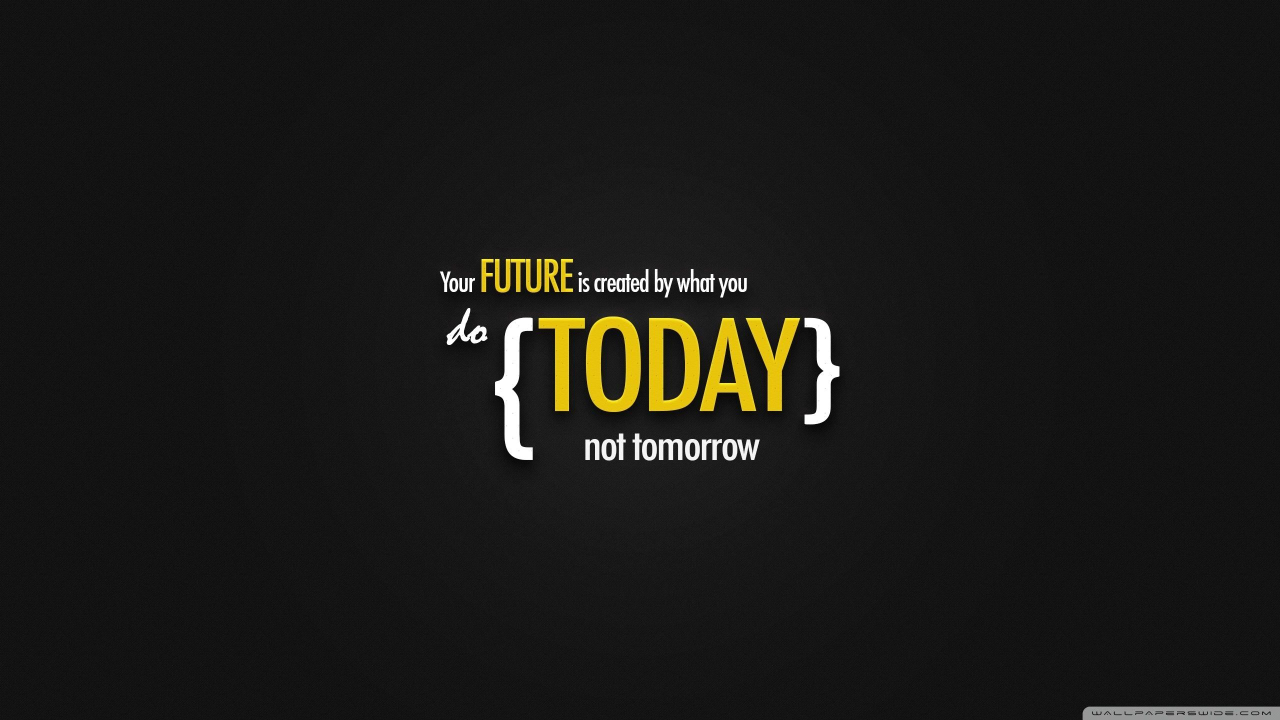
#> input picture input_images/wp9403718-4k-quotes-poster-wallpapers.jpg, 2560 x 1440 px (shown at 1/2 size); its folder holds only this picture in this run
$ python script.py
#> lines starting #> are read from the running program, lines starting #| are printed output that depends on the picture
import os
from PIL import Image

# === CONFIG ===
input_folder = "input_images"         # Folder with source images
output_folder = "output_images"       # Folder to save processed images
resize_to = (800, 600)                # Target size: (width, height)
output_format = "JPEG"                # Target format: "JPEG", "PNG", etc.
output_extension = ".jpg"             # Extension matching format

# Create output directory if it doesn't exist
os.makedirs(output_folder, exist_ok=True)

# Supported image types
valid_extensions = (".jpg", ".jpeg", ".png", ".bmp", ".tiff", ".webp")

# === AUTOMATED TASK ===
for filename in os.listdir(input_folder):
    if filename.lower().endswith(valid_extensions):
        input_path = os.path.join(input_folder, filename)
        base_name = os.path.splitext(filename)[0]
        output_path = os.path.join(output_folder, base_name + output_extension)

        try:
            with Image.open(input_path) as img:
#> img is the input picture: PIL image 2560x1440 RGB; mean R, G, B 25.6, 25.1, 22.5
                img = img.convert("RGB")            # Ensures compatibility with JPEG
                img = img.resize(resize_to)         # Resize image
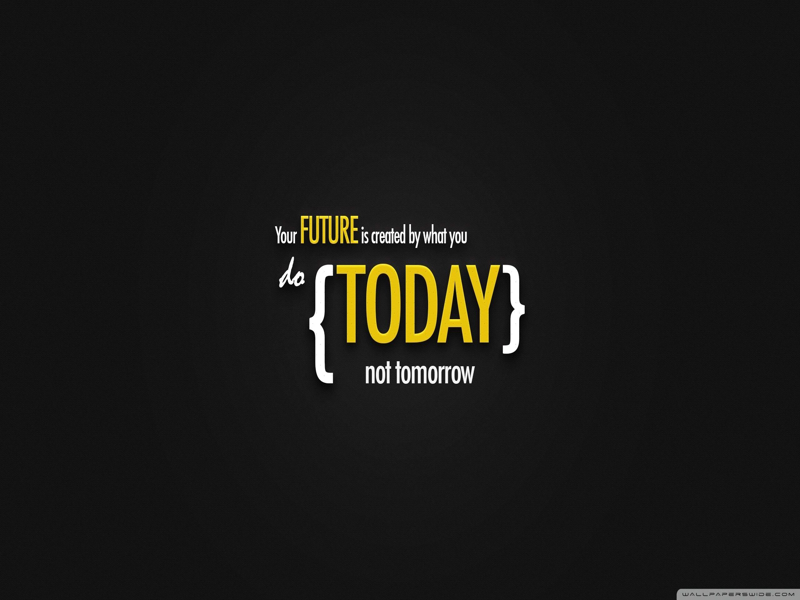
#> img: PIL image 800x600 RGB; mean R, G, B 25.6, 25.1, 22.5
                img.save(output_path, output_format)
                print(f"✅ Processed: {filename}")
        except Exception as e:
            print(f"❌ Failed: {filename} | Error: {e}")

print("\n🎯 Automation Complete: All images processed.")
